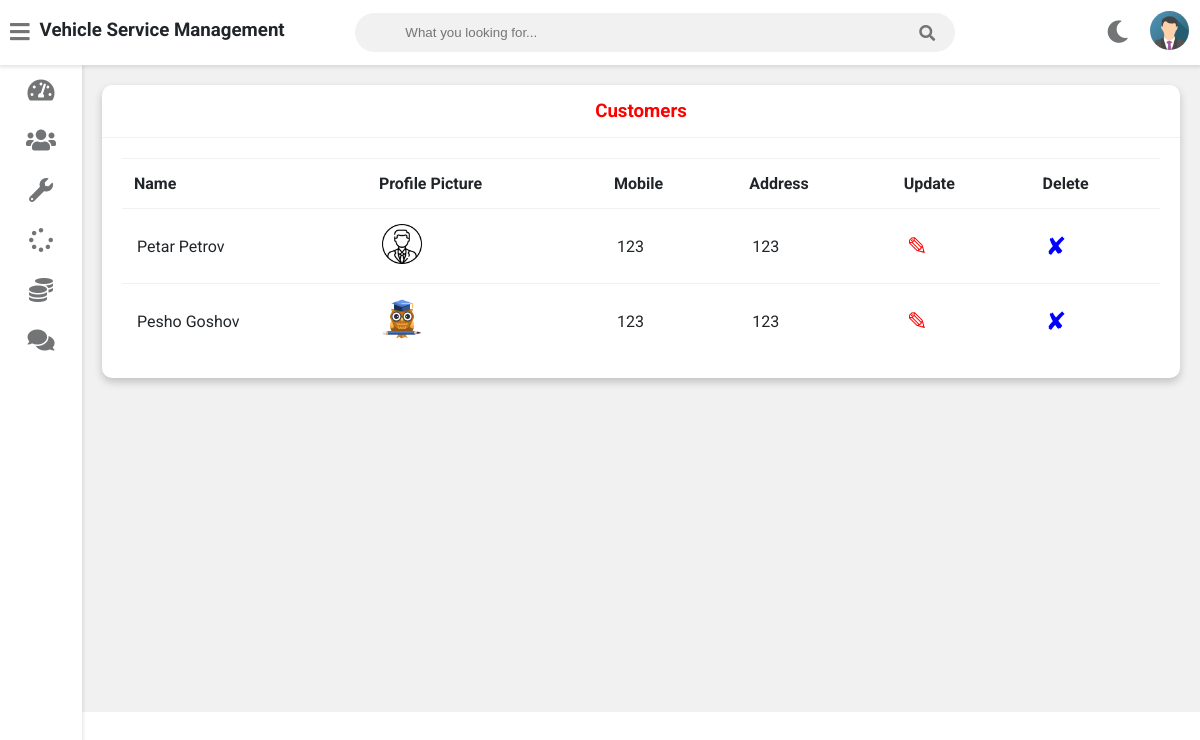
The page /admin-view-customer (signed in) on the database its author committed.
### Vehicle_service/admin_user/models.py (models this page shows, shortened)
class Customer(models.Model):
    user = models.OneToOneField(User, on_delete=models.CASCADE)
    profile_pic = models.ImageField(upload_to='profile_pic/CustomerProfilePic/', null=True, blank=True)
    address = models.CharField(max_length=40)
    mobile = models.CharField(max_length=20, null=False)
    @property
    def get_name(self):
        return self.user.first_name + " " + self.user.last_name

### Vehicle_service/admin_user/views.py (the view)
# urls.py: path('admin-view-customer', views.admin_view_customer_view, name='admin-view-customer'),
@login_required(login_url='adminlogin')
def admin_view_customer_view(request):
    customers = models.Customer.objects.all()
    return render(request, 'vehicle/../../templates/admin/admin_view_customer.html', {'customers': customers})

### templates/admin/admin_view_customer.html
{% extends 'admin/adminbase.html' %}
{% block content %}
    {% load static %}
    <div class="wrapper">
        <div class="row">
            <div class="col-12 col-m-12 col-sm-12">
                <div class="card">
                    <div class="card-header">
                        <h3 style="color:red; text-align:center">Customers
                        </h3>
                    </div>
                    <div class="card-content">
                        <table>
                            <thead>
                            <tr>
                                <th>Name</th>
                                <th>Profile Picture</th>
                                <th>Mobile</th>
                                <th>Address</th>
                                <th>Update</th>
                                <th>Delete</th>
                            </tr>
                            </thead>
                            <tbody>
                            {% for c in customers %}
                                <tr>
                                    <td> {{ c.get_name }}</td>
                                    <td><img src="{% static c.profile_pic %}" alt="Profile Pic" height="40px"
                                             width="40px"></td>
                                    <td>{{ c.mobile }}</td>
                                    <td>{{ c.address }}</td>
                                    <td><a style="color:red; text-decoration:none;font-size:25px;"
                                           href="{% url 'update-customer' c.id %}">&#9998;</a></td>
                                    <td><a style="color:blue; text-decoration:none;font-size:25px;"
                                           href="{% url 'delete-customer' c.id %}">&#10008;</a></td>
                                </tr>
                            {% endfor %}
                            </tbody>
                        </table>
                    </div>
                </div>
            </div>
        </div>
        <br><br><br><br><br><br><br><br><br><br><br><br><br><br><br><br>
    </div>
{% endblock content %}

### rows shown on the page
Customer: get_name "Petar Petrov", profile_pic (placeholder picture), mobile "123", address "123"
Customer: get_name "Pesho Goshov", profile_pic (picture), mobile "123", address "123"
